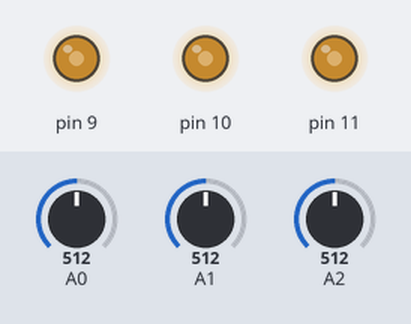
This sketch was run on a simulated Arduino Uno, built with avr-gcc and run on an emulated ATmega328P. On the bench: output pins drawn as LEDs (lit = HIGH). The inputs (shaded band) are chosen by the test bench; at power-on: A0 = 512, A1 = 512, A2 = 512.

Above: at 1.8 s.
1.9 s: A0 set to 716
At 2.5 s:
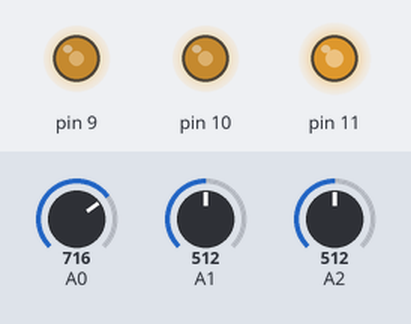
3.5 s: A1 set to 716
At 5.2 s:
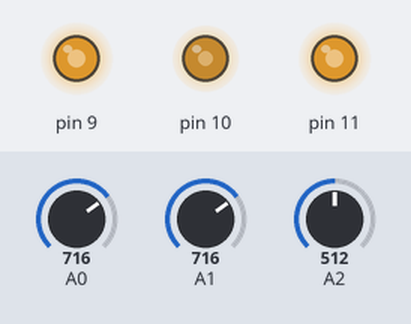
5.5 s: A2 set to 716
At 6.8 s:
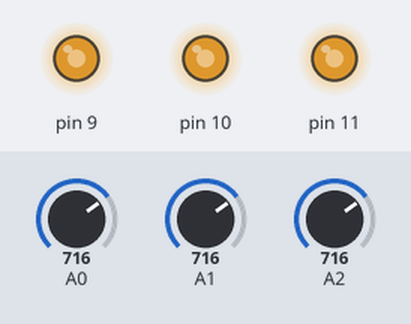
7.5 s: A0 set to 900
At 8.4 s:
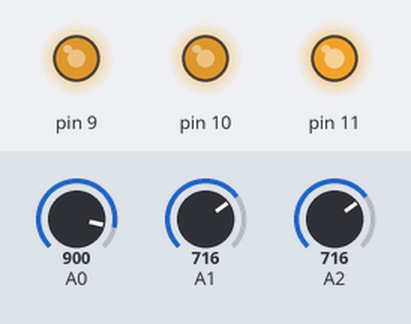
9.5 s: A1 set to 900
At 11.1 s:
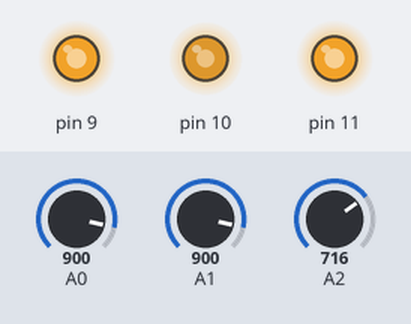
11.5 s: A2 set to 900
At 12.7 s:
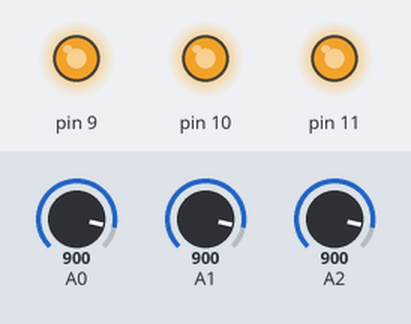
Timing chart, 0 to 14.5 s (numbered marks = the images above; inputs shaded):
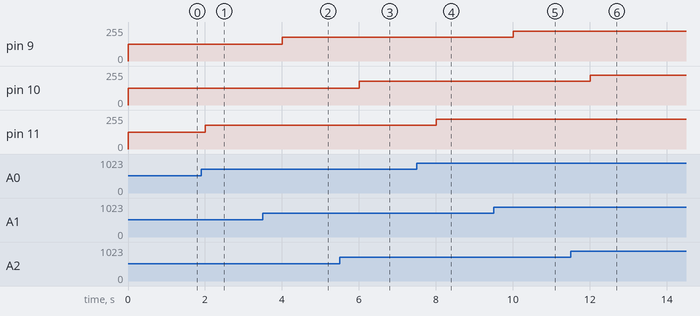

Measured:
- after the input at 1.9 s, pin 11: 127/255 → 178/255 after 0.10 s
- after the input at 3.5 s, pin 9: 127/255 → 178/255 after 0.50 s
- after the input at 5.5 s, pin 10: 127/255 → 178/255 after 0.50 s
- after the input at 7.5 s, pin 11: 178/255 → 224/255 after 0.50 s
- after the input at 9.5 s, pin 9: 178/255 → 224/255 after 0.51 s
- after the input at 11.5 s, pin 10: 178/255 → 224/255 after 0.51 s

The sketch:

Proiect4-Fara_Fotorezistor.ino
```cpp
int valueR = 0;
int valueG = 0;
int valueB = 0;

void setup()
{
  pinMode(11, OUTPUT);
  pinMode(10, OUTPUT);
  pinMode(9, OUTPUT);
  pinMode(A0, INPUT);
  pinMode(A1, INPUT);
  pinMode(A2, INPUT);
}

void loop()
{
  valueR = analogRead(A0);
  valueG = analogRead(A1);
  valueB = analogRead(A2);

  analogWrite(10, map(valueB, 0, 1023, 0, 255));
  analogWrite(11, map(valueR, 0, 1023, 0, 255));
  analogWrite(9, map(valueG, 0, 1023, 0, 255));

  delay(1000);
}
```
